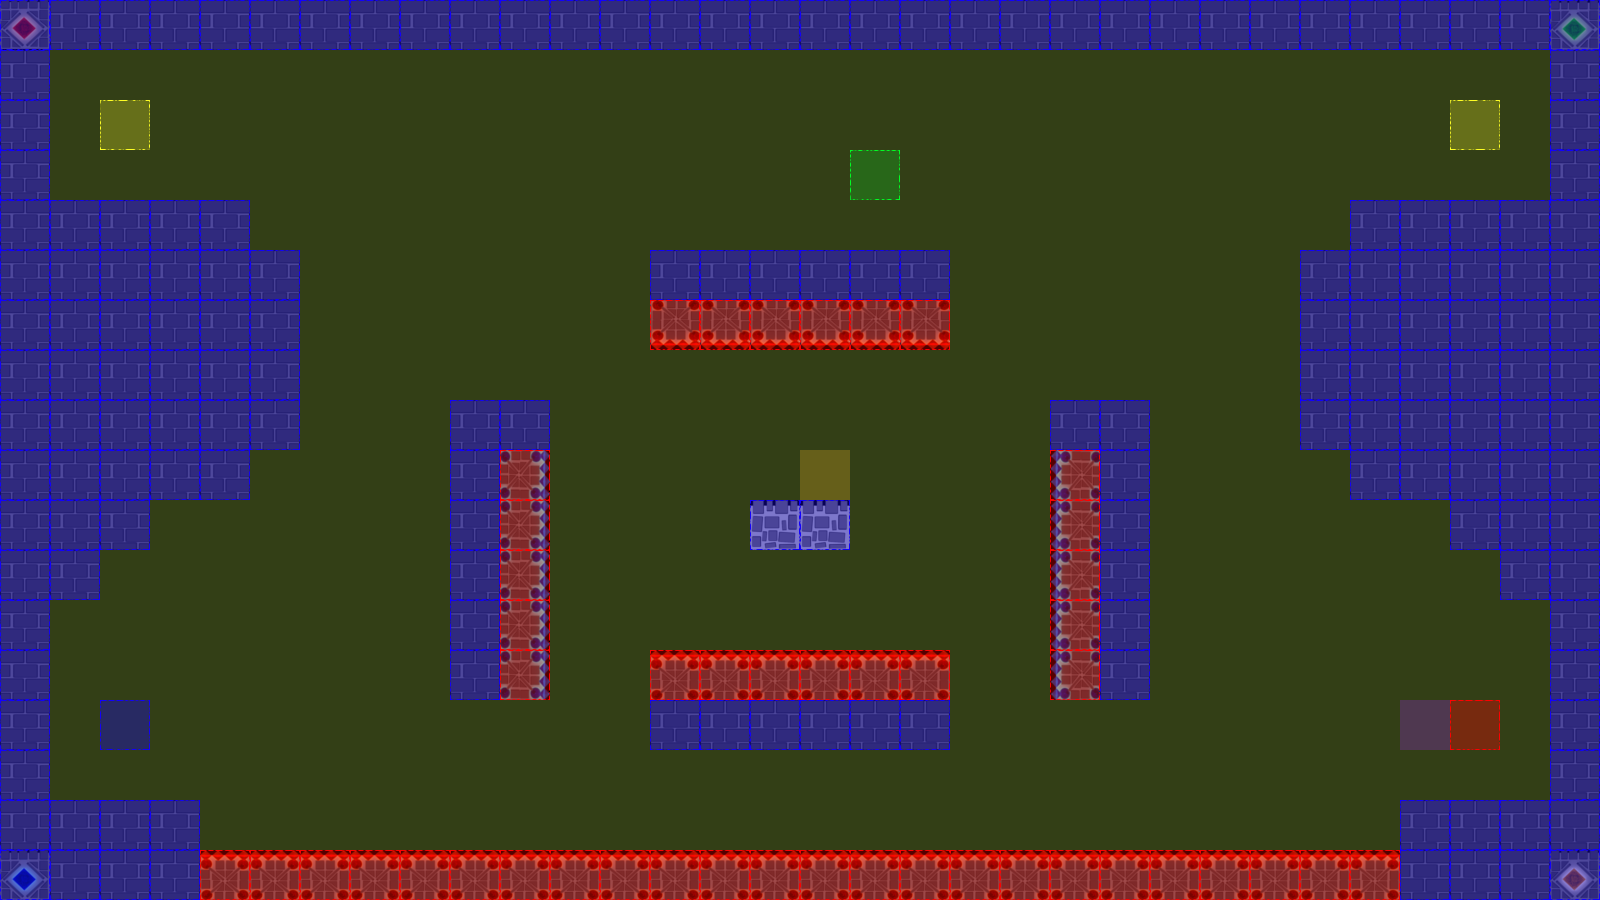

Rendered tile map (Tiled .tmx) drawn with the repository's tilesets; below, a short description and the map source with its tile grids summarised:
An orthogonal 32x18 tile map with 50x50 px tiles, 3 tile layers (terrain, collision, event), 2 tilesets.

<map version="1.0" orientation="orthogonal" renderorder="left-up" width="32" height="18" tilewidth="50" tileheight="50" nextobjectid="3">
 <tileset firstgid="1" name="castleTile" tilewidth="50" tileheight="50" tilecount="36" columns="6">
  <image source="tiles/castleTile.png" width="300" height="300" />
 </tileset>
 <tileset firstgid="37" name="collisionTile" tilewidth="50" tileheight="50" tilecount="12" columns="3">
  <image source="tiles/collisionTile.png" width="150" height="200" />
 </tileset>
 <layer name="terrain" width="32" height="18">
  <data>[576 cells, 214 non-empty, 10 distinct tile ids]</data>
 </layer>
 <layer name="collision" width="32" height="18">
  <data>[576 cells, 576 non-empty, 3 distinct tile ids]</data>
 </layer>
 <layer name="event" width="32" height="18">
  <data>[576 cells, 7 non-empty, 6 distinct tile ids]</data>
 </layer>
</map>
